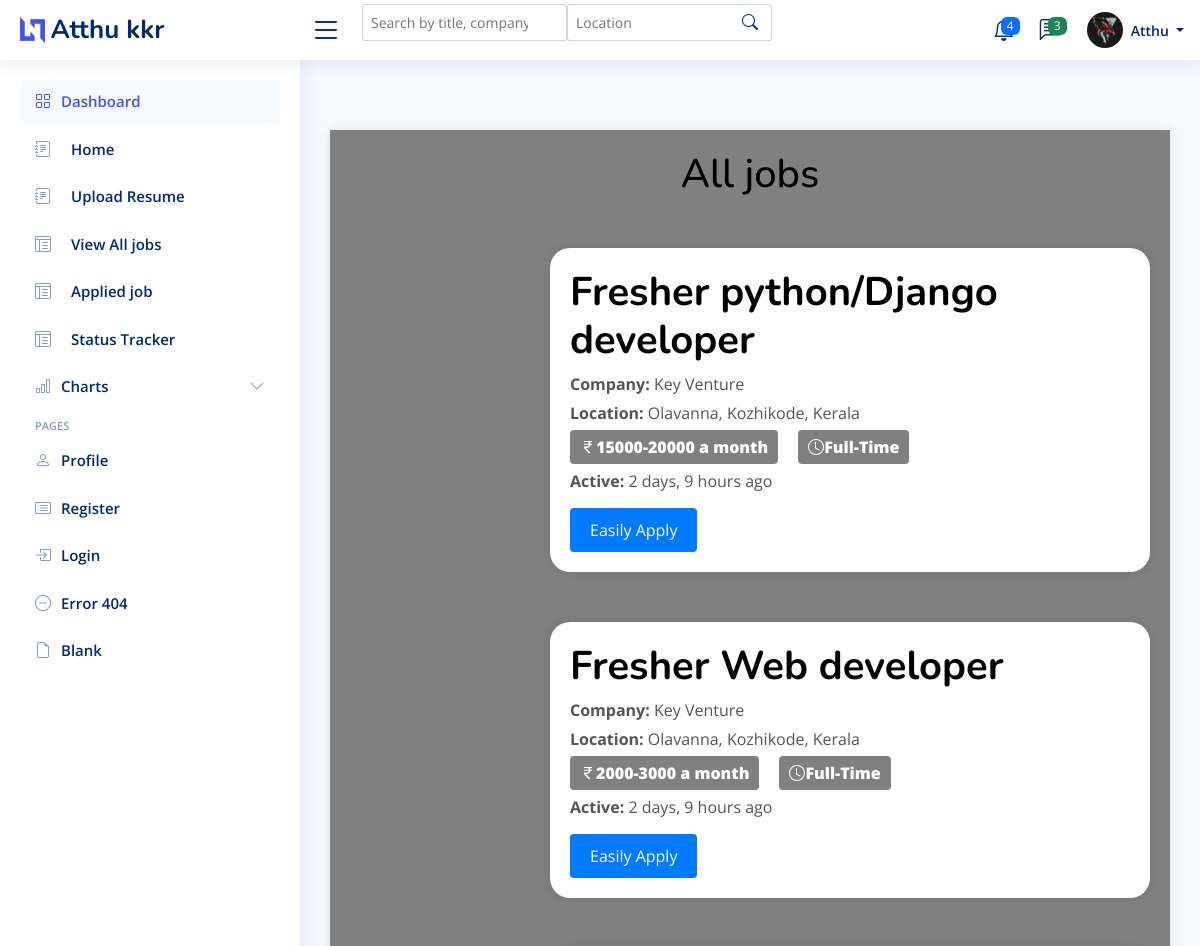
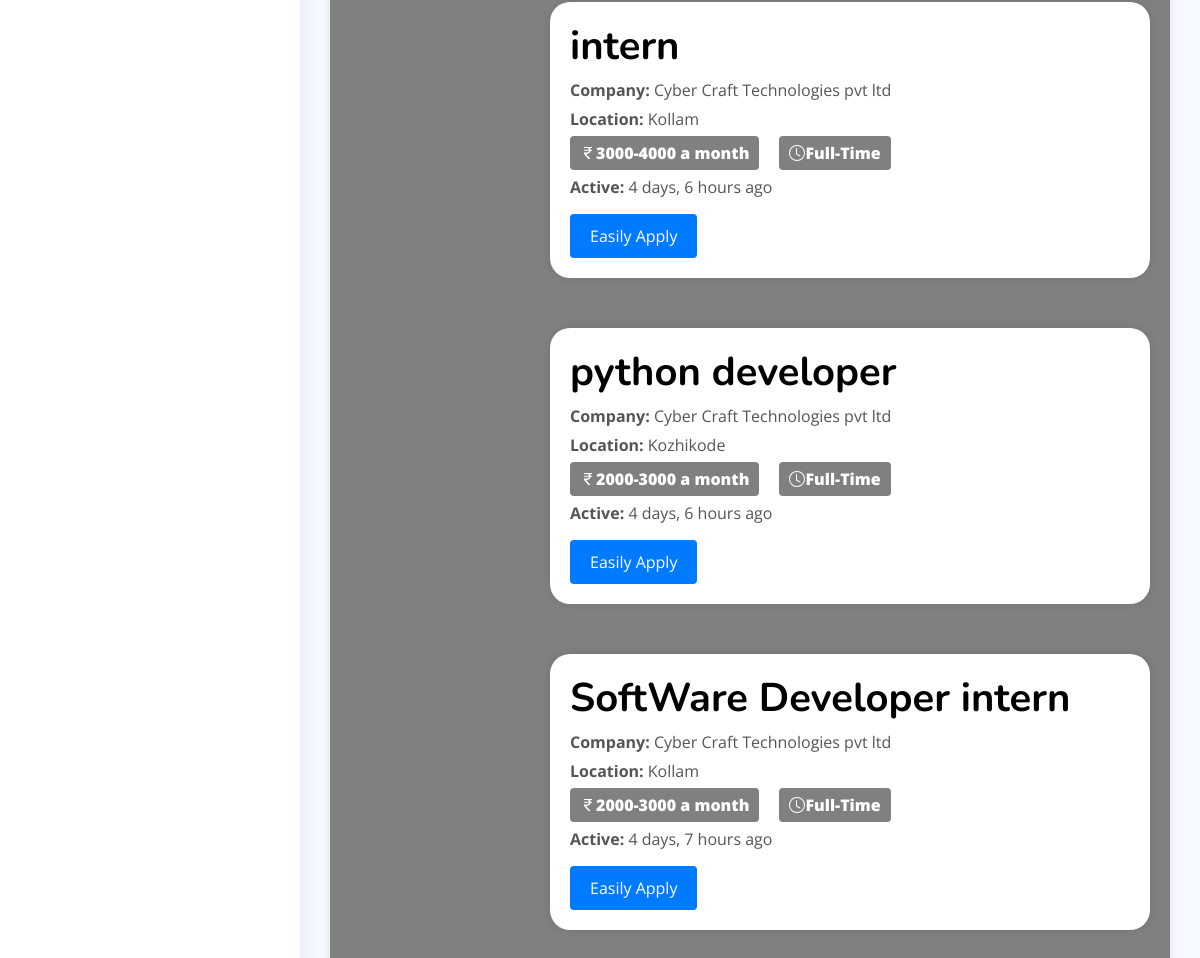
The page /job/seeker_view_all_jobs (signed in) on the database its author committed (2 pictures, top to bottom).
### UserApplicant/models.py (models this page shows, shortened)
class User(AbstractUser):
    email = models.EmailField(unique=True)
    is_employer=models.BooleanField(default=False)
    is_jobseeker=models.BooleanField(default=False)
    has_resume=models.BooleanField(default=False)
    has_company=models.BooleanField(default=False)
    is_verified =models.BooleanField(default=False)
    verification_token= models.CharField(max_length=64,unique=True,blank=True)
    is_blocked =models.BooleanField(default=False)

class jobseeker_Profile(models.Model):
    user =models.OneToOneField(User, on_delete=models.CASCADE)
    phone_number=models.CharField(max_length=15,blank=True,null=True)
    address=models.CharField(max_length=255,blank=True,null=True)
    profile_picture=models.ImageField(upload_to='profile_pictures/',blank=True,null=True)
    first_name=models.CharField(max_length=30,blank=True,null=True)
    last_name=models.CharField(max_length=30,blank=True,null=True)
    date_of_birth=models.DateField(blank=True,null=True)
    about=models.TextField()
    gender=models.CharField(max_length=15,blank=True,null=True)
    education = models.CharField(max_length=100, blank=True, null=True)
    job=models.CharField(max_length=50,blank=True,null=True)
    country=models.CharField(max_length=50,blank=True,null=True)
    skills = models.ManyToManyField(Skill)
    x =models.URLField(max_length=255,blank=True,null=True)
    insta =models.URLField(max_length=255,blank=True,null=True)
    facebook=models.URLField(max_length=255,blank=True,null=True)
    linkedin=models.URLField(max_length=255,blank=True,null=True)

### Job/models.py (models this page shows, shortened)
class JobPost(models.Model):
    EXPERIENCE_CHOICES = [
        ('0-1', '0-1 years'),
        ('1-3', '1-3 years'),
        ('3-5', '3-5 years'),
        ('5-10', '5-10 years'),
        ('10+', '10+ years'),
    ]
    JOB_TYPE_CHOICES = [
        ('Full-Time', 'Full-Time'),
        ('Part-Time', 'Part-Time'),
        ('Internship', 'Internship'),
    ]
    user=models.ForeignKey(User, on_delete=models.CASCADE)
    company=models.ForeignKey(Company,on_delete=models.CASCADE,default='Select Your Company')
    skills = models.ManyToManyField(Skills_job, blank=True)
    title=models.CharField(max_length=255,blank=True, null=True)
    education=models.ForeignKey(Education,on_delete=models.CASCADE, default='Highest Qualification')
    salary=models.ForeignKey(SalaryRange,on_delete=models.CASCADE, default='10000-20000')
    overview =models.TextField(max_length=255,blank=True,null=True)
    location=models.CharField(max_length=255,blank=True,null=True)
    job_type =models.CharField(max_length=10,choices=JOB_TYPE_CHOICES,null=True, default='Full-Time')
    experience= models.CharField(max_length=5,choices=EXPERIENCE_CHOICES,null=True)
    is_active= models.BooleanField(default=False)
    timestamp=models.DateTimeField(auto_now_add=True)

class SalaryRange(models.Model):
    salary_range = models.CharField(max_length=100)
    def __str__(self):
        return self.salary_range

### Company/models.py (models this page shows, shortened)
class Company(models.Model):
    user=models.OneToOneField(User, on_delete=models.CASCADE)
    name=models.CharField(max_length=100,blank=True,null=True)
    start_date=models.DateField(blank=True, null=True)
    country=models.CharField(max_length=255,blank=True,null=True)
    state=models.CharField(max_length=100,blank=True,null=True)
    city=models.CharField(max_length=100,blank=True,null=True)

### Job/views.py (the view)
# urls.py: path('seeker_view_all_jobs',views.AllJobSeekerView.as_view(),name="seeker_view_all_jobs"),
class AllJobSeekerView(ListView):
    model=JobPost
    template_name='job/seeker_view_job.html'
    context_object_name='jobs'
    queryset=JobPost.objects.filter(is_active=True).order_by('-timestamp')
    def get_queryset(self):
        return JobPost.objects.filter(is_active=True).order_by('-timestamp')

### templates/Job/seeker_view_job.html (shortened to what this page needs)
{% extends 'Dashboard/Dashboard.html' %}
{% load humanize %}
{% load widget_tweaks %}
{% load static %}
{% block header %}
{% if request.user.is_jobseeker%}
  <header id="header" class="header fixed-top d-flex align-items-center">
    <div class="d-flex align-items-center justify-content-between">
      <a href="index.html" class="logo d-flex align-items-center">
        <img src="{% static 'img/img/logo.png' %}" alt="">
        <span class="d-none d-lg-block">{{ request.user.jobseeker_profile.first_name }} {{ request.user.jobseeker_profile.last_name }}</span>
      </a>
      <i class="bi bi-list toggle-sidebar-btn"></i>
    </div>
    {% block search1 %}
    <div class="search-bar" >
        <form class="search-form d-flex align-items-center" method="GET" action="#">
          <input type="text" id="search-input" name="search" placeholder="Search by title, company, or skills" ">
          <input type="text" id="location-input" name="location" placeholder="Location" >
          <button type="submit" title="Search"><i class="bi bi-search"></i></button>
        </form>
      </div>
    {% endblock search1 %}
    <nav class="header-nav ms-auto">
      <ul class="d-flex align-items-center">
        <li class="nav-item dropdown">
          <a class="nav-link nav-icon" href="#" data-bs-toggle="dropdown">
            <span class="badge bg-primary badge-number">4</span>
          </a>
        </li>
        <li class="nav-item dropdown">
          <a class="nav-link nav-icon" href="#" data-bs-toggle="dropdown">
            <span class="badge bg-success badge-number">3</span>
          </a>
        </li>
        <li class="nav-item dropdown pe-3">
          <a class="nav-link nav-profile d-flex align-items-center pe-0" href="#" data-bs-toggle="dropdown">
            {% if request.user.jobseeker_profile.profile_picture %}
                   <img src="{{ request.user.jobseeker_profile.profile_picture.url }}" alt="Profile" class="rounded-circle">
            {% else %}
                   <img src="{% static 'images/faces/face28.png' %}" alt="Default Profile Picture">
            {% endif %}
            <span class="d-none d-md-block dropdown-toggle ps-2">{{ request.user.jobseeker_profile.first_name }}
            </span>
          </a>
        </li>
      </ul>
    </nav>
  </header>
  {% endif %}
  {% endblock header %}
{% block sidebar %}
{% if request.user.is_jobseeker %}
<aside id="sidebar" class="sidebar">
  <ul class="sidebar-nav" id="sidebar-nav">
    <li class="nav-item">
      <a class="nav-link " href="index.html">
        <i class="bi bi-grid"></i>
        <span>Dashboard</span>
      </a>
    </li>
    <li class="nav-item">
      <a class="nav-link collapsed"  href="{% url "jobseeker_dash" %}">
        <i class="bi bi-journal-text"></i> <span>Home</span>
      </a>
    </li>
    <li class="nav-item">
      <a class="nav-link collapsed"  href="{% url "update_resume" %}">
        <i class="bi bi-journal-text"></i> <span>Upload Resume</span>
      </a>
    </li>
      <li class="nav-item">
        <a class="nav-link collapsed"  href="{% url "seeker_view_all_jobs" %}">
          <i class="bi bi-layout-text-window-reverse"></i><span>View All jobs</span>
        </a>
      </li>
      <li class="nav-item">
        <a class="nav-link collapsed"  href="{% url "applied_job" %}">
          <i class="bi bi-layout-text-window-reverse"></i><span>Applied job</span>
        </a>
      </li>
      <li class="nav-item">
        <a class="nav-link collapsed"  href="{% url "status_track_seeker" %}">
          <i class="bi bi-layout-text-window-reverse"></i><span>Status Tracker</span>
        </a>
      </li>
    <li class="nav-item">
      <a class="nav-link collapsed" data-bs-target="#charts-nav" data-bs-toggle="collapse" href="{% url "jobseeker_dash" %}">
        <i class="bi bi-bar-chart"></i><span>Charts</span><i class="bi bi-chevron-down ms-auto"></i>
      </a>
    </li>
    <li class="nav-heading">Pages</li>
    <li class="nav-item">
      <a class="nav-link collapsed" href="{% url "update_profile_job" %}">
        <i class="bi bi-person"></i>
        <span>Profile</span>
      </a>
    </li>
    <li class="nav-item">
      <a class="nav-link collapsed" href="{% url "register_seeker" %}">
        <i class="bi bi-card-list"></i>
        <span>Register</span>
      </a>
    </li>
    <li class="nav-item">
      <a class="nav-link collapsed" href="{% url "login_user" %}">
        <i class="bi bi-box-arrow-in-right"></i>
        <span>Login</span>
      </a>
    </li>
    <li class="nav-item">
      <a class="nav-link collapsed" href="#">
        <i class="bi bi-dash-circle"></i>
        <span>Error 404</span>
      </a>
    </li>
    <li class="nav-item">
      <a class="nav-link collapsed" href="#">
        <i class="bi bi-file-earmark"></i>
        <span>Blank</span>
      </a>
    </li>
  </ul>
</aside>
{% endif %}
{% endblock sidebar %}
{% block main %}
<main id="main" class="main">
    <section class="section profile">
        <div class="ever">
            <h2 style="text-align: center; color: black; font-size: 40px;">All jobs</h2>
    <div id="search-results">
        {% for job in jobs %}
        <div class="job-details">
            <h2 style=" color: black; font-size: 40px; font-weight:bold;">{{ job.title }}</h2>
            <p><strong>Company:</strong> {{ job.company.name }}</p>
            <p><strong>Location:</strong> {{ job.location }}</p>
            <p>
              <div class='job-info-row'>
                <div class="button-field">
                     <strong>{{job.salary}} a month </strong>
                </div>
                <div class="button-field1">
                  <svg xmlns="http://www.w3.org/2000/svg" width="16" height="16" fill="currentColor" class="bi bi-clock" viewBox="0 0 16 16">
                    <path d="M8 3.5a.5.5 0 0 0-1 0V9a.5.5 0 0 0 .252.434l3.5 2a.5.5 0 0 0 .496-.868L8 8.71z"/>
                    <path d="M8 16A8 8 0 1 0 8 0a8 8 0 0 0 0 16m7-8A7 7 0 1 1 1 8a7 7 0 0 1 14 0"/>
                  </svg>
                    <strong>{{job.job_type}}</strong>
                </div></p>
            </div>
            <p><strong>Active:</strong> {{ job.timestamp|naturaltime }}</p>
            <a href="{% url 'seeker_viewmore' id=job.id %}" class="apply-now">Easily Apply</a>
        </div>
        {% endfor %}
    </section>
  </main>
{% endblock main %}
{% block script %}
<link rel="stylesheet" href="https://ajax.googleapis.com/ajax/libs/jqueryui/1.12.1/themes/smoothness/jquery-ui.css">
{% endblock script %}

### templates/Dashboard/Dashboard.html (shortened to what this page needs)
{% load static %}
<html lang="en">
<head>
  <link href="{% static 'css/bootstrap/css/bootstrap.min.css' %}" rel="stylesheet">
  <link href="{% static 'css/bootstrap-icons/bootstrap-icons.css' %}" rel="stylesheet">
  <link href="{% static 'css/boxicons/css/boxicons.min.css' %} " rel="stylesheet">
  <link href="{% static 'css/quill/quill.snow.css' %} " rel="stylesheet">
  <link href="{% static 'css/quill/quill.bubble.css' %}" rel="stylesheet">
  <link href="{% static 'css/remixicon/remixicon.css' %}" rel="stylesheet">
  <link href="{% static 'css/simple-datatables/style.css' %}" rel="stylesheet">
  <link href="{% static 'css/css/style.css' %}" rel="stylesheet">
</head>
<body>
{% block header %}{% endblock header %}
  {% block sidebar %}{% endblock  %}
  {% block main %}{% endblock  %}
  {% block script %}{% endblock %}
</body>
</html>

### static/css/css/style.css (style rules this page uses)
:root { scroll-behavior: smooth; }
body { font-family: "Open Sans", sans-serif; background: #f6f9ff; color: #444444; }
a { color: #4154f1; text-decoration: none; }
h1, h2, h3, h4, h5, h6 { font-family: "Nunito", sans-serif; }
#main { margin-top: 60px; padding: 20px 30px; transition: all 0.3s; }
.logo { line-height: 1; }
@media (min-width: 1200px) { .logo { width: 280px; } }
.logo img { max-height: 26px; margin-right: 6px; }
.logo span { font-size: 26px; font-weight: 700; color: #012970; font-family: "Nunito", sans-serif; }
.header { transition: all 0.5s; z-index: 997; height: 60px; box-shadow: 0px 2px 20px rgba(1, 41, 112, 0.1); background-color: #fff; padding-left: 20px; }
.header .toggle-sidebar-btn { font-size: 32px; padding-left: 10px; cursor: pointer; color: #012970; }
.header .search-bar { min-width: 360px; padding: 0 20px; }
.header .search-form { width: 100%; }
.header .search-form input { border: 0; font-size: 14px; color: #012970; border: 1px solid rgba(1, 41, 112, 0.2); padding: 7px 38px 7px 8px; border-radius: 3px; transition: 0.3s; width: 100%; }
.header .search-form button { border: 0; padding: 0; margin-left: -30px; background: none; }
.header .search-form button i { color: #012970; }
.header-nav ul { list-style: none; }
.header-nav>ul { margin: 0; padding: 0; }
.header-nav .nav-icon { font-size: 22px; color: #012970; margin-right: 25px; position: relative; }
.header-nav .nav-profile { color: #012970; }
.header-nav .nav-profile img { max-height: 36px; }
.header-nav .nav-profile span { font-size: 14px; font-weight: 600; }
.header-nav .badge-number { position: absolute; inset: -2px -5px auto auto; font-weight: normal; font-size: 12px; padding: 3px 6px; }
.sidebar { position: fixed; top: 60px; left: 0; bottom: 0; width: 300px; z-index: 996; transition: all 0.3s; padding: 20px; overflow-y: auto; scrollbar-width: thin; scrollbar-color: #aab7cf transparent; box-shadow: 0px 0px 20px rgba(1, 41, 112, 0.1); background-color: #fff; }
@media (min-width: 1200px) { #main, #footer { margin-left: 300px; } }
.sidebar-nav { padding: 0; margin: 0; list-style: none; }
.sidebar-nav li { padding: 0; margin: 0; list-style: none; }
.sidebar-nav .nav-item { margin-bottom: 5px; }
.sidebar-nav .nav-heading { font-size: 11px; text-transform: uppercase; color: #899bbd; font-weight: 600; margin: 10px 0 5px 15px; }
.sidebar-nav .nav-link { display: flex; align-items: center; font-size: 15px; font-weight: 600; color: #4154f1; transition: 0.3; background: #f6f9ff; padding: 10px 15px; border-radius: 4px; }
.sidebar-nav .nav-link i { font-size: 16px; margin-right: 10px; color: #4154f1; }
.sidebar-nav .nav-link.collapsed { color: #012970; background: #fff; }
.sidebar-nav .nav-link.collapsed i { color: #899bbd; }
.sidebar-nav .nav-link .bi-chevron-down { margin-right: 0; transition: transform 0.2s ease-in-out; }

### templates/Job/seeker_view_job.html (style rules this page uses)
.ever { width: auto; margin: 50px auto; padding: 20px; background-color: grey; box-shadow: 0 0 10px rgba(0, 0, 0, 0.1); }
.job-details { max-width: 900px; margin: 50px auto; margin-left: 200px; padding: 20px; background-color: #fff; box-shadow: 0 0 10px rgba(0, 0, 0, 0.1); text-align: left; border-radius: 20px; }
.job-details h2 { color: #333; }
.job-details p { color: #555; margin: 5px 0; }
.apply-now, .btn-active, .btn-inactive { display: inline-block; padding: 10px 20px; margin: 10px 5px 0 0; text-decoration: none; color: #fff; border-radius: 4px; cursor: pointer; font-size: 16px; }
.apply-now { background-color: #007BFF; }
.job-info-row { display: flex; justify-content: start; align-items: center; }
.button-field { display: flex; align-items: center; background-color: #808080; color: #fff; padding: 5px 10px; border-radius: 4px; font-weight: bold; }
.button-field1 { display: flex; margin-left:20px; align-items: center; background-color: #808080; color: #fff; padding: 5px 10px; border-radius: 4px; font-weight: bold; }

### rows shown on the page
User: user.jobseeker_profile.first_name "Atthu", user.jobseeker_profile.last_name "kkr", user.jobseeker_profile.profile_picture (picture)
JobPost: title "Fresher python/Django developer", company.name "Key Venture", location "Olavanna, Kozhikode, Kerala", salary "15000-20000", job_type "Full-Time", timestamp "2 days, 9 hours ago"
JobPost: title "Fresher Web developer", company.name "Key Venture", location "Olavanna, Kozhikode, Kerala", salary "2000-3000", job_type "Full-Time", timestamp "2 days, 9 hours ago"
JobPost: title "intern", company.name "Cyber Craft Technologies pvt ltd", location "Kollam", salary "3000-4000", job_type "Full-Time", timestamp "4 days, 6 hours ago"
JobPost: title "python developer", company.name "Cyber Craft Technologies pvt ltd", location "Kozhikode", salary "2000-3000", job_type "Full-Time", timestamp "4 days, 6 hours ago"
JobPost: title "SoftWare Developer intern", company.name "Cyber Craft Technologies pvt ltd", location "Kollam", salary "2000-3000", job_type "Full-Time", timestamp "4 days, 7 hours ago"
